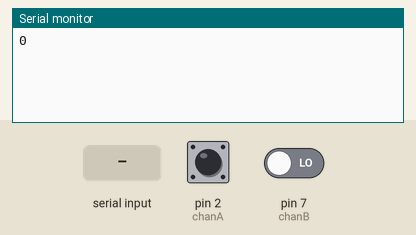
Simulated run of this sketch. Board: Arduino Uno, built with avr-gcc and run on an emulated ATmega328P. On the bench: the last lines printed to the serial monitor. The inputs (shaded band) are chosen by the test bench; at power-on: pin 2 (chanA) HIGH, pin 7 (chanB) LOW.

Above: at 1.2 s.
1.3 s: pin 2 (chanA) pulled LOW for 0.15 s
At 2.5 s:
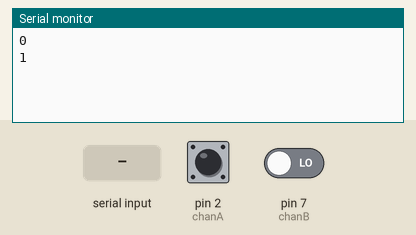
2.9 s: "90,45\n" received over Serial
At 3.3 s:
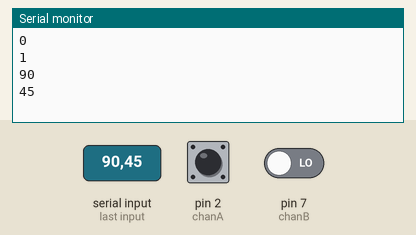
4.4 s: "30,150\n" received over Serial
At 6.4 s:
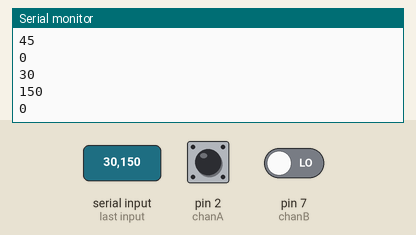
Timing chart, 0 to 7.9 s (numbered marks = the images above; inputs shaded):
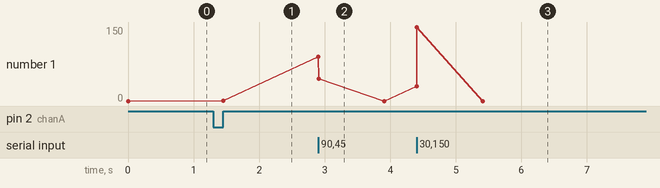

Measured:
- after the input at 1.3 s, the serial monitor: prints a new line after 0.15 s (image 1)
- after the input at 2.9 s, the serial monitor: prints a new line at once (image 2)
- after the input at 4.4 s, the serial monitor: prints a new line at once (image 3)
- plotted number 1: 0 → 1 after the input at 1.3 s

The sketch:

encoderInterrupt.ino
```cpp
int chanA = 2;
int chanB = 7;
int encoderCount = 0;
int oldCount = 1;

void setup() {
  Serial.begin(9600);

  pinMode(chanA, INPUT_PULLUP);
  pinMode(chanB, INPUT);

  attachInterrupt(digitalPinToInterrupt(chanA), rising, RISING);
}

void rising() {
  if (digitalRead(chanB) == 0){
    encoderCount++;
  }
  else {
    encoderCount--;
  }
}

void loop() {
  if (oldCount != encoderCount){
    Serial.println(encoderCount);
  }
  oldCount = encoderCount;
  if (Serial.available() != 0){
    encoderCount = Serial.parseInt();
  }
}
```
